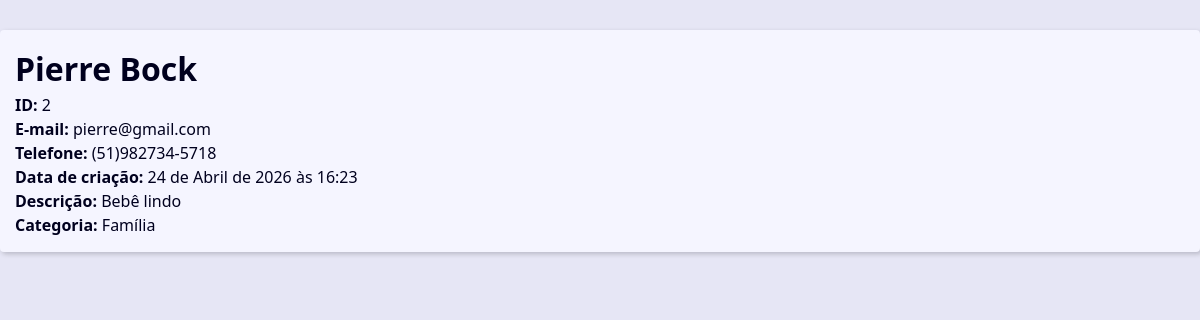
Page /2/ on the committed database.
### contact/models.py (models this page shows, shortened)
class Contact(models.Model):
    first_name = models.CharField(max_length=50)
    last_name = models.CharField(max_length=50)
    phone = models.CharField(max_length=50)
    email = models.EmailField(max_length=254)
    created_date = models.DateTimeField(auto_now_add=True) #pega a data e hora atual da criação do novo contato
    description = models.TextField(blank=True) #opicional
    show = models.BooleanField(default=True)
    picture = models.ImageField(blank=True, upload_to='pictures/%y/%m/') #na pasta pictures ele cria uma pasta com ano e mês para ficar mais organizado
    category = models.ForeignKey(Category, on_delete=models.SET_NULL, blank=True, null=True) #pode ser CASCADE também
    owner = models.ForeignKey(User, on_delete=models.SET_NULL, blank=True, null=True)

class Category(models.Model):
    class Meta:
        verbose_name_plural = 'Categories'
    name = models.CharField(max_length=50)

### contact/views/contact_views.py (the view)
# urls.py: path('', include('contact.urls'))
def contact(request, contact_id):
    single_contact = get_object_or_404(Contact, id = contact_id, show = True)
    context= {
        'title': 'Contato',
        'contact': single_contact,
    }
    return render(
        request,
        'contact/contact.html',
        context
    )

### contact/templates/contact/contact.html
{% extends 'global/base.html' %}
{% block content %}
    <main class="content">
        <div class="single-contract">
            <h1 class="single-contact-name">{{ contact.first_name }} {{ contact.last_name }}</h1>
            <p><b>ID: </b> {{ contact.id }}</p>
            <p><b>E-mail: </b> {{ contact.email }}</p>
            <p><b>Telefone: </b> {{ contact.phone }}</p>
            <p><b>Data de criação: </b> {{ contact.created_date }}</p>
            <p><b>Descrição: </b> {{ contact.description }}</p>
            <p><b>Categoria: </b> {{ contact.category.name }}</p>
        </div>
    </main>
{% endblock content %}

### base_static/global/css/styles.css (style rules this page uses)
:root { --spacing: 1.5rem; --link-dark-color: rgb(0, 83, 134); --link-light-color: rgb(156, 217, 255); --clr-white: rgb(245, 245, 255); --clr-black: rgb(0, 0, 30); --clr-light-gray: rgb(230, 230, 245); --clr-dark-shadow-5: rgba(0, 0, 10, 5%); --clr-dark-shadow-10: rgba(0, 0, 10, 10%); --clr-dark-shadow-20: rgba(0, 0, 10, 20%); --clr-light-shadow-5: rgba(200, 200, 255, 5%); --clr-light-shadow-10: rgba(200, 200, 255, 10%); --clr-light-shadow-20: rgba(200, 200, 255, 20%); --main-page-width: 120rem; --table-min-width: 60rem; --biggest-font-size: 5rem; --bigger-font-size: 4rem; --big-font-size: 3.2rem; --medium-font-size: 2.4rem; --small-font-size: 1.6rem; --smaller-font-size: 1.4rem; --smallest-font-size: 1.2rem; --transition-fast: 300ms; --transition-medium: 600ms; --transition-slow: 1s; --default-border-radius: 4px; }
*, *::before, *::after { margin: 0; padding: 0; box-sizing: border-box; }
html { font-size: 62.5%; }
body { font-family: system-ui, -apple-system, BlinkMacSystemFont, 'Segoe UI', Roboto, Oxygen, Ubuntu, Cantarell, 'Open Sans', 'Helvetica Neue', sans-serif; line-height: 1.5; font-size: var(--small-font-size); color: var(--clr-black); -webkit-font-smoothing: antialiased; background: var(--clr-light-gray); }
.content { max-width: var(--main-page-width); margin: calc(var(--spacing) * 2) auto; padding: var(--spacing); background: var(--clr-white); box-shadow: 2px 2px 5px var(--clr-dark-shadow-20); border-radius: var(--default-border-radius); }

### rows in the picture
Contact: first_name "Pierre", last_name "Bock", id "2", email "pierre@gmail.com", phone "(51)982734-5718", created_date "24 de Abril de 2026 às 16:23", description "Bebê lindo", category.name "Família"
